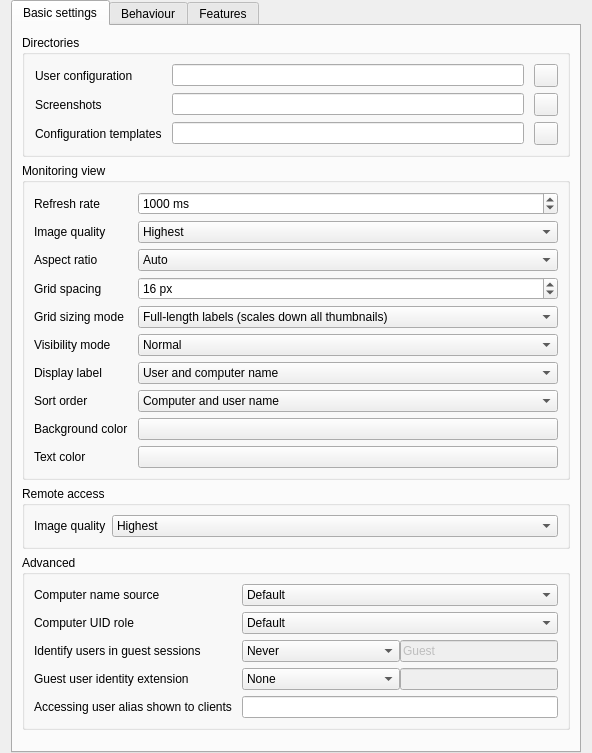
<?xml version="1.0" encoding="UTF-8"?>
<ui version="4.0">
 <class>MasterConfigurationPage</class>
 <widget class="QWidget" name="MasterConfigurationPage">
  <layout class="QVBoxLayout" name="verticalLayout_6">
   <property name="topMargin">
    <number>0</number>
   </property>
   <property name="bottomMargin">
    <number>0</number>
   </property>
   <item>
    <widget class="QTabWidget" name="tabWidget">
     <property name="currentIndex">
      <number>0</number>
     </property>
     <widget class="QWidget" name="tab">
      <attribute name="title">
       <string>Basic settings</string>
      </attribute>
      <layout class="QVBoxLayout" name="verticalLayout_2">
       <item>
        <widget class="QGroupBox" name="groupBox">
         <property name="title">
          <string>Directories</string>
         </property>
         <layout class="QGridLayout" name="gridLayout_3">
          <property name="leftMargin">
           <number>10</number>
          </property>
          <property name="horizontalSpacing">
           <number>10</number>
          </property>
          <item row="1" column="1">
           <widget class="QLineEdit" name="screenshotDirectory"/>
          </item>
          <item row="1" column="0">
           <widget class="QLabel" name="label">
            <property name="text">
             <string>Screenshots</string>
            </property>
           </widget>
          </item>
          <item row="1" column="2">
           <widget class="QToolButton" name="openScreenshotDirectory">
            <property name="icon">
             <iconset resource="../../core/resources/core.qrc">
              <normaloff>:/core/document-open.png</normaloff>:/core/document-open.png</iconset>
            </property>
           </widget>
          </item>
          <item row="0" column="1">
           <widget class="QLineEdit" name="userConfigurationDirectory"/>
          </item>
          <item row="0" column="2">
           <widget class="QToolButton" name="openUserConfigurationDirectory">
            <property name="icon">
             <iconset resource="../../core/resources/core.qrc">
              <normaloff>:/core/document-open.png</normaloff>:/core/document-open.png</iconset>
            </property>
           </widget>
          </item>
          <item row="0" column="0">
           <widget class="QLabel" name="label_2">
            <property name="text">
             <string>User configuration</string>
            </property>
           </widget>
          </item>
          <item row="2" column="0">
           <widget class="QLabel" name="label_15">
            <property name="text">
             <string>Configuration templates</string>
            </property>
           </widget>
          </item>
          <item row="2" column="1">
           <widget class="QLineEdit" name="configurationTemplatesDirectory"/>
          </item>
          <item row="2" column="2">
           <widget class="QToolButton" name="openConfigurationTemplatesDirectory">
            <property name="icon">
             <iconset resource="../../core/resources/core.qrc">
              <normaloff>:/core/document-open.png</normaloff>:/core/document-open.png</iconset>
            </property>
           </widget>
          </item>
         </layout>
        </widget>
       </item>
       <item>
        <widget class="QGroupBox" name="groupBox_4">
         <property name="title">
          <string>Monitoring view</string>
         </property>
         <layout class="QGridLayout" name="gridLayout_2" columnstretch="0,1">
          <property name="horizontalSpacing">
           <number>10</number>
          </property>
          <item row="12" column="0">
           <widget class="QLabel" name="label_6">
            <property name="text">
             <string>Background color</string>
            </property>
           </widget>
          </item>
          <item row="10" column="0">
           <widget class="QLabel" name="label_10">
            <property name="text">
             <string>Sort order</string>
            </property>
           </widget>
          </item>
          <item row="13" column="0">
           <widget class="QLabel" name="label_9">
            <property name="text">
             <string>Text color</string>
            </property>
           </widget>
          </item>
          <item row="13" column="1">
           <widget class="QPushButton" name="computerMonitoringTextColor"/>
          </item>
          <item row="7" column="0">
           <widget class="QLabel" name="label_16">
            <property name="text">
             <string>Visibility mode</string>
            </property>
           </widget>
          </item>
          <item row="5" column="1">
           <widget class="QSpinBox" name="computerMonitoringThumbnailSpacing">
            <property name="suffix">
             <string> px</string>
            </property>
            <property name="prefix">
             <string/>
            </property>
            <property name="minimum">
             <number>2</number>
            </property>
            <property name="maximum">
             <number>50</number>
            </property>
            <property name="value">
             <number>16</number>
            </property>
           </widget>
          </item>
          <item row="4" column="0">
           <widget class="QLabel" name="label_12">
            <property name="text">
             <string>Aspect ratio</string>
            </property>
           </widget>
          </item>
          <item row="7" column="1">
           <widget class="QComboBox" name="computerMonitoringVisibilityMode">
            <item>
             <property name="text">
              <string>Normal</string>
             </property>
            </item>
            <item>
             <property name="text">
              <string>Blurred</string>
             </property>
            </item>
            <item>
             <property name="text">
              <string>Hidden</string>
             </property>
            </item>
           </widget>
          </item>
          <item row="12" column="1">
           <widget class="QPushButton" name="computerMonitoringBackgroundColor"/>
          </item>
          <item row="0" column="1">
           <widget class="QSpinBox" name="computerMonitoringUpdateInterval">
            <property name="suffix">
             <string> ms</string>
            </property>
            <property name="minimum">
             <number>250</number>
            </property>
            <property name="maximum">
             <number>10000</number>
            </property>
            <property name="singleStep">
             <number>250</number>
            </property>
            <property name="value">
             <number>1000</number>
            </property>
           </widget>
          </item>
          <item row="8" column="1">
           <widget class="QComboBox" name="computerDisplayRoleContent">
            <item>
             <property name="text">
              <string>User and computer name</string>
             </property>
            </item>
            <item>
             <property name="text">
              <string>Only user name</string>
             </property>
            </item>
            <item>
             <property name="text">
              <string>Only computer name</string>
             </property>
            </item>
            <item>
             <property name="text">
              <string>Computer and user name</string>
             </property>
            </item>
           </widget>
          </item>
          <item row="1" column="1">
           <widget class="QComboBox" name="computerMonitoringImageQuality">
            <item>
             <property name="text">
              <string>Highest</string>
             </property>
            </item>
            <item>
             <property name="text">
              <string>High</string>
             </property>
            </item>
            <item>
             <property name="text">
              <string>Medium</string>
             </property>
            </item>
            <item>
             <property name="text">
              <string>Low</string>
             </property>
            </item>
            <item>
             <property name="text">
              <string>Lowest</string>
             </property>
            </item>
           </widget>
          </item>
          <item row="10" column="1">
           <widget class="QComboBox" name="computerMonitoringSortOrder">
            <item>
             <property name="text">
              <string>Computer and user name</string>
             </property>
            </item>
            <item>
             <property name="text">
              <string>Only user name</string>
             </property>
            </item>
            <item>
             <property name="text">
              <string>Only computer name</string>
             </property>
            </item>
            <item>
             <property name="text">
              <string>Only last part of user name</string>
             </property>
            </item>
           </widget>
          </item>
          <item row="5" column="0">
           <widget class="QLabel" name="label_11">
            <property name="text">
             <string>Grid spacing</string>
            </property>
           </widget>
          </item>
          <item row="1" column="0">
           <widget class="QLabel" name="label_13">
            <property name="text">
             <string>Image quality</string>
            </property>
           </widget>
          </item>
          <item row="4" column="1">
           <widget class="QComboBox" name="computerMonitoringAspectRatio">
            <item>
             <property name="text">
              <string>Auto</string>
             </property>
            </item>
            <item>
             <property name="text">
              <string notr="true">16:9</string>
             </property>
            </item>
            <item>
             <property name="text">
              <string notr="true">16:10</string>
             </property>
            </item>
            <item>
             <property name="text">
              <string notr="true">3:2</string>
             </property>
            </item>
            <item>
             <property name="text">
              <string notr="true">4:3</string>
             </property>
            </item>
           </widget>
          </item>
          <item row="8" column="0">
           <widget class="QLabel" name="label_8">
            <property name="text">
             <string>Display label</string>
            </property>
           </widget>
          </item>
          <item row="0" column="0">
           <widget class="QLabel" name="label_7">
            <property name="text">
             <string>Refresh rate</string>
            </property>
           </widget>
          </item>
          <item row="6" column="0">
           <widget class="QLabel" name="label_17">
            <property name="text">
             <string>Grid sizing mode</string>
            </property>
           </widget>
          </item>
          <item row="6" column="1">
           <widget class="QComboBox" name="computerMonitoringGridSizingMode">
            <item>
             <property name="text">
              <string>Full-length labels (scales down all thumbnails)</string>
             </property>
            </item>
            <item>
             <property name="text">
              <string>Maximized thumbnails (truncated labels)</string>
             </property>
            </item>
           </widget>
          </item>
         </layout>
        </widget>
       </item>
       <item>
        <widget class="QGroupBox" name="groupBox_5">
         <property name="title">
          <string>Remote access</string>
         </property>
         <layout class="QGridLayout" name="gridLayout_5" columnstretch="0,1">
          <item row="0" column="0">
           <widget class="QLabel" name="label_14">
            <property name="text">
             <string>Image quality</string>
            </property>
           </widget>
          </item>
          <item row="0" column="1">
           <widget class="QComboBox" name="remoteAccessImageQuality">
            <item>
             <property name="text">
              <string>Highest</string>
             </property>
            </item>
            <item>
             <property name="text">
              <string>High</string>
             </property>
            </item>
            <item>
             <property name="text">
              <string>Medium</string>
             </property>
            </item>
            <item>
             <property name="text">
              <string>Low</string>
             </property>
            </item>
            <item>
             <property name="text">
              <string>Lowest</string>
             </property>
            </item>
           </widget>
          </item>
         </layout>
        </widget>
       </item>
       <item>
        <widget class="QGroupBox" name="advancedSettingsGroupBox">
         <property name="title">
          <string>Advanced</string>
         </property>
         <layout class="QGridLayout" name="gridLayout_4" columnstretch="0,1">
          <property name="horizontalSpacing">
           <number>10</number>
          </property>
          <item row="0" column="0">
           <widget class="QLabel" name="computerNameSourceLabel">
            <property name="text">
             <string>Computer name source</string>
            </property>
           </widget>
          </item>
          <item row="2" column="0">
           <widget class="QLabel" name="identifyUsersInGuestSessionsLabel">
            <property name="text">
             <string>Identify users in guest sessions</string>
            </property>
           </widget>
          </item>
          <item row="1" column="1">
           <widget class="QComboBox" name="computerUidRoleContent">
            <item>
             <property name="text">
              <string>Default</string>
             </property>
            </item>
            <item>
             <property name="text">
              <string>Session meta data hash</string>
             </property>
            </item>
           </widget>
          </item>
          <item row="2" column="1">
           <layout class="QHBoxLayout" name="idententifyUsersLayout" stretch="1,1">
            <item>
             <widget class="QComboBox" name="guestUserProperty">
              <property name="sizeAdjustPolicy">
               <enum>QComboBox::SizeAdjustPolicy::AdjustToContents</enum>
              </property>
              <item>
               <property name="text">
                <string>Never</string>
               </property>
              </item>
              <item>
               <property name="text">
                <string>If login name matches</string>
               </property>
              </item>
              <item>
               <property name="text">
                <string>If full name matches</string>
               </property>
              </item>
             </widget>
            </item>
            <item>
             <widget class="QLineEdit" name="guestUserValue">
              <property name="enabled">
               <bool>false</bool>
              </property>
              <property name="text">
               <string>Guest</string>
              </property>
             </widget>
            </item>
           </layout>
          </item>
          <item row="1" column="0">
           <widget class="QLabel" name="computerUidRoleContentLabel">
            <property name="text">
             <string>Computer UID role</string>
            </property>
           </widget>
          </item>
          <item row="0" column="1">
           <widget class="QComboBox" name="computerNameSource">
            <item>
             <property name="text">
              <string>Default</string>
             </property>
            </item>
            <item>
             <property name="text">
              <string>Host address</string>
             </property>
            </item>
            <item>
             <property name="text">
              <string>Session client address</string>
             </property>
            </item>
            <item>
             <property name="text">
              <string>Session client name</string>
             </property>
            </item>
            <item>
             <property name="text">
              <string>Session host name</string>
             </property>
            </item>
            <item>
             <property name="text">
              <string>Session metadata</string>
             </property>
            </item>
            <item>
             <property name="text">
              <string>Full name of user</string>
             </property>
            </item>
            <item>
             <property name="text">
              <string>User login name</string>
             </property>
            </item>
           </widget>
          </item>
          <item row="3" column="0">
           <widget class="QLabel" name="guestUserIdentityExtensionLabel">
            <property name="text">
             <string>Guest user identity extension</string>
            </property>
           </widget>
          </item>
          <item row="3" column="1">
           <layout class="QHBoxLayout" name="guestUserIdentityExtensionLayout" stretch="1,1">
            <item>
             <widget class="QComboBox" name="guestUserIdentityExtensionType">
              <property name="sizeAdjustPolicy">
               <enum>QComboBox::SizeAdjustPolicy::AdjustToContents</enum>
              </property>
              <item>
               <property name="text">
                <string>None</string>
               </property>
              </item>
              <item>
               <property name="text">
                <string>Prefix</string>
               </property>
              </item>
              <item>
               <property name="text">
                <string>Suffix</string>
               </property>
              </item>
             </widget>
            </item>
            <item>
             <widget class="QLineEdit" name="guestUserIdentityExtensionValue">
              <property name="enabled">
               <bool>false</bool>
              </property>
             </widget>
            </item>
           </layout>
          </item>
          <item row="4" column="0">
           <widget class="QLabel" name="accessingUserAliasLabel">
            <property name="text">
             <string>Accessing user alias shown to clients</string>
            </property>
           </widget>
          </item>
          <item row="4" column="1">
           <widget class="QLineEdit" name="accessingUserAlias">
            <property name="toolTip">
             <string>If set, this name is sent to clients instead of the real login name when a computer is being accessed with key-based authentication. Clients still display this alias in their "remote access" notifications and logs. Leave empty to disclose the real login name.</string>
            </property>
           </widget>
          </item>
         </layout>
        </widget>
       </item>
       <item>
        <spacer name="verticalSpacer">
         <property name="orientation">
          <enum>Qt::Orientation::Vertical</enum>
         </property>
         <property name="sizeHint" stdset="0">
          <size>
           <width>20</width>
           <height>10</height>
          </size>
         </property>
        </spacer>
       </item>
      </layout>
     </widget>
     <widget class="QWidget" name="tab_3">
      <attribute name="title">
       <string>Behaviour</string>
      </attribute>
      <layout class="QVBoxLayout" name="verticalLayout_4">
       <item>
        <widget class="QGroupBox" name="groupBox_2">
         <property name="title">
          <string>Program start</string>
         </property>
         <layout class="QVBoxLayout" name="verticalLayout_3">
          <item>
           <widget class="QCheckBox" name="accessControlForMasterEnabled">
            <property name="text">
             <string>Perform access control</string>
            </property>
           </widget>
          </item>
          <item>
           <widget class="QCheckBox" name="autoSelectCurrentLocation">
            <property name="text">
             <string>Automatically select current location</string>
            </property>
           </widget>
          </item>
          <item>
           <widget class="QCheckBox" name="autoAdjustMonitoringIconSize">
            <property name="text">
             <string>Automatically adjust computer icon size</string>
            </property>
           </widget>
          </item>
          <item>
           <widget class="QCheckBox" name="autoOpenComputerSelectPanel">
            <property name="text">
             <string>Automatically open computer select panel</string>
            </property>
           </widget>
          </item>
         </layout>
        </widget>
       </item>
       <item>
        <widget class="QGroupBox" name="groupBox_6">
         <property name="title">
          <string>Computer locations</string>
         </property>
         <layout class="QVBoxLayout" name="verticalLayout_5">
          <item>
           <widget class="QCheckBox" name="showCurrentLocationOnly">
            <property name="text">
             <string>Show current location only</string>
            </property>
           </widget>
          </item>
          <item>
           <widget class="QCheckBox" name="allowAddingHiddenLocations">
            <property name="enabled">
             <bool>false</bool>
            </property>
            <property name="text">
             <string>Allow adding hidden locations manually</string>
            </property>
           </widget>
          </item>
          <item>
           <widget class="QCheckBox" name="hideLocalComputer">
            <property name="text">
             <string>Hide local computer</string>
            </property>
           </widget>
          </item>
          <item>
           <widget class="QCheckBox" name="hideOwnSession">
            <property name="text">
             <string>Hide local session</string>
            </property>
           </widget>
          </item>
          <item>
           <widget class="QCheckBox" name="hideEmptyLocations">
            <property name="text">
             <string>Hide empty locations</string>
            </property>
           </widget>
          </item>
          <item>
           <widget class="QCheckBox" name="hideComputerFilter">
            <property name="text">
             <string>Hide computer filter field</string>
            </property>
           </widget>
          </item>
          <item>
           <widget class="QCheckBox" name="expandLocations">
            <property name="text">
             <string>Always expand all locations</string>
            </property>
           </widget>
          </item>
         </layout>
        </widget>
       </item>
       <item>
        <widget class="QGroupBox" name="groupBox_3">
         <property name="title">
          <string>Modes and features</string>
         </property>
         <layout class="QGridLayout" name="gridLayout" columnstretch="0,1">
          <item row="0" column="0" colspan="2">
           <widget class="QCheckBox" name="enforceSelectedModeForClients">
            <property name="text">
             <string>Enforce selected mode for client computers</string>
            </property>
           </widget>
          </item>
          <item row="1" column="0" colspan="2">
           <widget class="QCheckBox" name="confirmUnsafeActions">
            <property name="toolTip">
             <string>Actions such as rebooting or powering down computers</string>
            </property>
            <property name="text">
             <string>Show confirmation dialog for potentially unsafe actions</string>
            </property>
           </widget>
          </item>
          <item row="3" column="1">
           <widget class="QComboBox" name="computerDoubleClickFeature"/>
          </item>
          <item row="3" column="0">
           <widget class="QLabel" name="label_3">
            <property name="text">
             <string>Feature on computer double click:</string>
            </property>
           </widget>
          </item>
          <item row="2" column="0" colspan="2">
           <widget class="QCheckBox" name="showFeatureWindowsOnSameScreen">
            <property name="text">
             <string>Open feature windows on the same screen as the main window</string>
            </property>
           </widget>
          </item>
         </layout>
        </widget>
       </item>
       <item>
        <spacer name="verticalSpacer_2">
         <property name="orientation">
          <enum>Qt::Orientation::Vertical</enum>
         </property>
         <property name="sizeHint" stdset="0">
          <size>
           <width>20</width>
           <height>10</height>
          </size>
         </property>
        </spacer>
       </item>
      </layout>
     </widget>
     <widget class="QWidget" name="tab_2">
      <attribute name="title">
       <string>Features</string>
      </attribute>
      <layout class="QVBoxLayout" name="verticalLayout">
       <item>
        <layout class="QGridLayout" name="gridLayout_6">
         <item row="0" column="0">
          <widget class="QLabel" name="label_4">
           <property name="text">
            <string>All features</string>
           </property>
          </widget>
         </item>
         <item row="0" column="2">
          <widget class="QLabel" name="label_5">
           <property name="text">
            <string>Disabled features</string>
           </property>
          </widget>
         </item>
         <item row="1" column="0">
          <widget class="QListWidget" name="allFeaturesListWidget"/>
         </item>
         <item row="1" column="1">
          <layout class="QVBoxLayout" name="verticalLayout_18">
           <item>
            <spacer name="verticalSpacer_15">
             <property name="orientation">
              <enum>Qt::Orientation::Vertical</enum>
             </property>
             <property name="sizeHint" stdset="0">
              <size>
               <width>20</width>
               <height>40</height>
              </size>
             </property>
            </spacer>
           </item>
           <item>
            <widget class="QToolButton" name="disableFeatureButton">
             <property name="icon">
              <iconset resource="../../core/resources/core.qrc">
               <normaloff>:/core/go-next.png</normaloff>:/core/go-next.png</iconset>
             </property>
            </widget>
           </item>
           <item>
            <widget class="QToolButton" name="enableFeatureButton">
             <property name="icon">
              <iconset resource="../../core/resources/core.qrc">
               <normaloff>:/core/go-previous.png</normaloff>:/core/go-previous.png</iconset>
             </property>
            </widget>
           </item>
           <item>
            <spacer name="verticalSpacer_16">
             <property name="orientation">
              <enum>Qt::Orientation::Vertical</enum>
             </property>
             <property name="sizeHint" stdset="0">
              <size>
               <width>20</width>
               <height>40</height>
              </size>
             </property>
            </spacer>
           </item>
          </layout>
         </item>
         <item row="1" column="2">
          <widget class="QListWidget" name="disabledFeaturesListWidget"/>
         </item>
        </layout>
       </item>
      </layout>
     </widget>
    </widget>
   </item>
  </layout>
 </widget>
 <tabstops>
  <tabstop>tabWidget</tabstop>
  <tabstop>userConfigurationDirectory</tabstop>
  <tabstop>screenshotDirectory</tabstop>
  <tabstop>configurationTemplatesDirectory</tabstop>
  <tabstop>openUserConfigurationDirectory</tabstop>
  <tabstop>openScreenshotDirectory</tabstop>
  <tabstop>openConfigurationTemplatesDirectory</tabstop>
  <tabstop>computerMonitoringUpdateInterval</tabstop>
  <tabstop>computerMonitoringImageQuality</tabstop>
  <tabstop>computerMonitoringAspectRatio</tabstop>
  <tabstop>computerMonitoringThumbnailSpacing</tabstop>
  <tabstop>computerMonitoringGridSizingMode</tabstop>
  <tabstop>computerMonitoringVisibilityMode</tabstop>
  <tabstop>computerDisplayRoleContent</tabstop>
  <tabstop>computerMonitoringSortOrder</tabstop>
  <tabstop>computerMonitoringBackgroundColor</tabstop>
  <tabstop>computerMonitoringTextColor</tabstop>
  <tabstop>remoteAccessImageQuality</tabstop>
  <tabstop>computerNameSource</tabstop>
  <tabstop>computerUidRoleContent</tabstop>
  <tabstop>guestUserProperty</tabstop>
  <tabstop>guestUserValue</tabstop>
  <tabstop>guestUserIdentityExtensionType</tabstop>
  <tabstop>guestUserIdentityExtensionValue</tabstop>
  <tabstop>accessingUserAlias</tabstop>
  <tabstop>accessControlForMasterEnabled</tabstop>
  <tabstop>autoSelectCurrentLocation</tabstop>
  <tabstop>autoAdjustMonitoringIconSize</tabstop>
  <tabstop>autoOpenComputerSelectPanel</tabstop>
  <tabstop>showCurrentLocationOnly</tabstop>
  <tabstop>allowAddingHiddenLocations</tabstop>
  <tabstop>hideLocalComputer</tabstop>
  <tabstop>hideOwnSession</tabstop>
  <tabstop>hideEmptyLocations</tabstop>
  <tabstop>hideComputerFilter</tabstop>
  <tabstop>expandLocations</tabstop>
  <tabstop>enforceSelectedModeForClients</tabstop>
  <tabstop>confirmUnsafeActions</tabstop>
  <tabstop>showFeatureWindowsOnSameScreen</tabstop>
  <tabstop>computerDoubleClickFeature</tabstop>
  <tabstop>allFeaturesListWidget</tabstop>
  <tabstop>disableFeatureButton</tabstop>
  <tabstop>enableFeatureButton</tabstop>
  <tabstop>disabledFeaturesListWidget</tabstop>
 </tabstops>
 <resources>
  <include location="../../core/resources/core.qrc"/>
 </resources>
 <connections>
  <connection>
   <sender>showCurrentLocationOnly</sender>
   <signal>toggled(bool)</signal>
   <receiver>allowAddingHiddenLocations</receiver>
   <slot>setEnabled(bool)</slot>
   <hints>
    <hint type="sourcelabel">
     <x>380</x>
     <y>343</y>
    </hint>
    <hint type="destinationlabel">
     <x>380</x>
     <y>389</y>
    </hint>
   </hints>
  </connection>
  <connection>
   <sender>allFeaturesListWidget</sender>
   <signal>doubleClicked(QModelIndex)</signal>
   <receiver>MasterConfigurationPage</receiver>
   <slot>disableFeature()</slot>
   <hints>
    <hint type="sourcelabel">
     <x>224</x>
     <y>682</y>
    </hint>
    <hint type="destinationlabel">
     <x>444</x>
     <y>413</y>
    </hint>
   </hints>
  </connection>
  <connection>
   <sender>disabledFeaturesListWidget</sender>
   <signal>doubleClicked(QModelIndex)</signal>
   <receiver>MasterConfigurationPage</receiver>
   <slot>enableFeature()</slot>
   <hints>
    <hint type="sourcelabel">
     <x>664</x>
     <y>682</y>
    </hint>
    <hint type="destinationlabel">
     <x>444</x>
     <y>413</y>
    </hint>
   </hints>
  </connection>
  <connection>
   <sender>disableFeatureButton</sender>
   <signal>clicked()</signal>
   <receiver>MasterConfigurationPage</receiver>
   <slot>disableFeature()</slot>
   <hints>
    <hint type="sourcelabel">
     <x>461</x>
     <y>723</y>
    </hint>
    <hint type="destinationlabel">
     <x>444</x>
     <y>413</y>
    </hint>
   </hints>
  </connection>
  <connection>
   <sender>enableFeatureButton</sender>
   <signal>clicked()</signal>
   <receiver>MasterConfigurationPage</receiver>
   <slot>enableFeature()</slot>
   <hints>
    <hint type="sourcelabel">
     <x>461</x>
     <y>766</y>
    </hint>
    <hint type="destinationlabel">
     <x>444</x>
     <y>413</y>
    </hint>
   </hints>
  </connection>
 </connections>
 <slots>
  <slot>enableFeature()</slot>
  <slot>disableFeature()</slot>
 </slots>
</ui>
